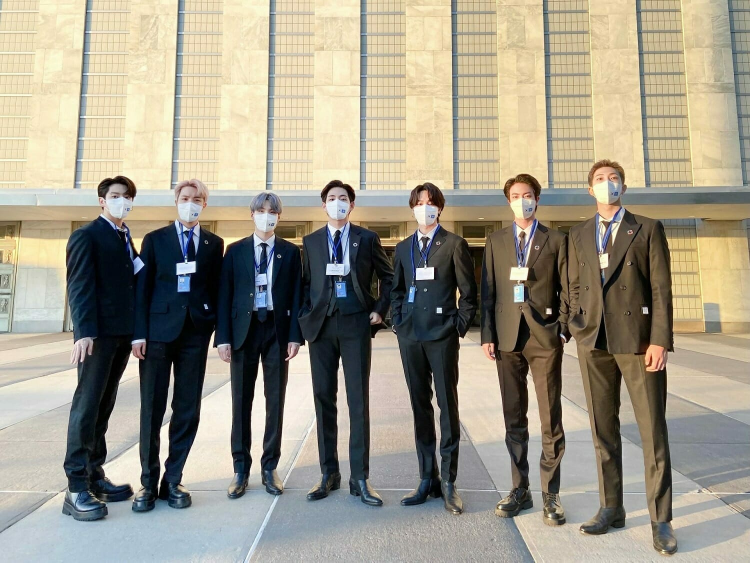
#> input picture BTS-UN.jpeg, 1500 x 1125 px, given in place of the camera (shown at 1/2 size)
$ python camera.py
#> lines starting #> are read from the running program, lines starting #| are printed output that depends on the picture; after the words box and inside, x2 and y2 are one past the last pixel; in counts of white or black regions, pixels touching at a corner belong together
#Source: https://automaticaddison.com/real-time-object-tracking-using-opencv-and-a-webcam/

#!/usr/bin/env python

'''
Welcome to the Object Tracking Program!

Using real-time streaming video from your built-in webcam, this program:
  - Creates a bounding box around a moving object
  - Calculates the coordinates of the centroid of the object
  - Tracks the centroid of the object

Author:
  - Addison Sears-Collins
  - https://automaticaddison.com
'''

from __future__ import print_function # Python 2/3 compatibility
import cv2 # Import the OpenCV library
import numpy as np # Import Numpy library

# Project: Object Tracking
# Author: Addison Sears-Collins
# Website: https://automaticaddison.com
# Date created: 06/13/2020
# Python version: 3.7

def main():
    """
    Main method of the program.
    """

    # Create a VideoCapture object
    cap = cv2.VideoCapture(0)

    # Create the background subtractor object
    # Use the last 700 video frames to build the background
    back_sub = cv2.createBackgroundSubtractorMOG2(history=700,
        varThreshold=25, detectShadows=True)

    # Create kernel for morphological operation
    # You can tweak the dimensions of the kernel
    # e.g. instead of 20,20 you can try 30,30.
    kernel = np.ones((20,20),np.uint8)

    while(True):

        # Capture frame-by-frame
        # This method returns True/False as well
        # as the video frame.
        ret, frame = cap.read()
#> frame is the input picture: shape (1125, 1500, 3); mean B, G, R 135.2, 151.3, 157.1

        # Use every frame to calculate the foreground mask and update
        # the background
        fg_mask = back_sub.apply(frame)
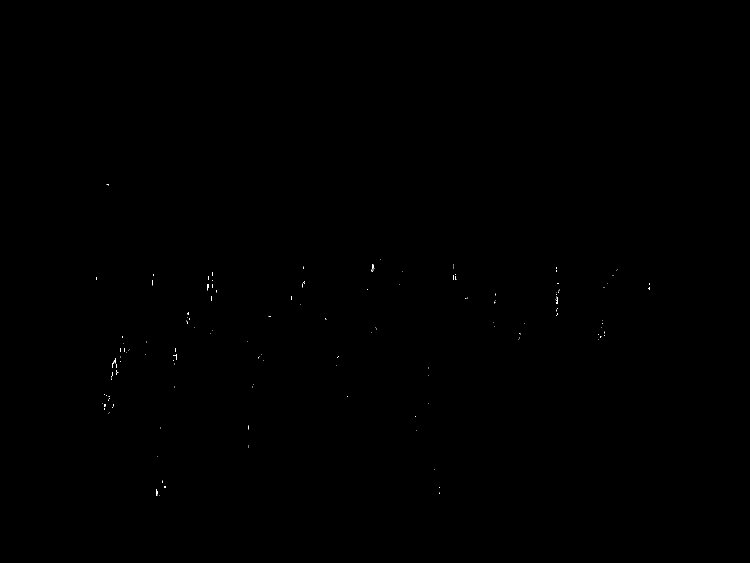
#> fg_mask: shape (1125, 1500) (shown at 1/2 size); values 127 (black) and 255 (white), 0.04% white in thin lines or dots, all inside (x1, y1, x2, y2) = (192, 368, 1300, 992)

        # Close dark gaps in foreground object using closing
        fg_mask = cv2.morphologyEx(fg_mask, cv2.MORPH_CLOSE, kernel)
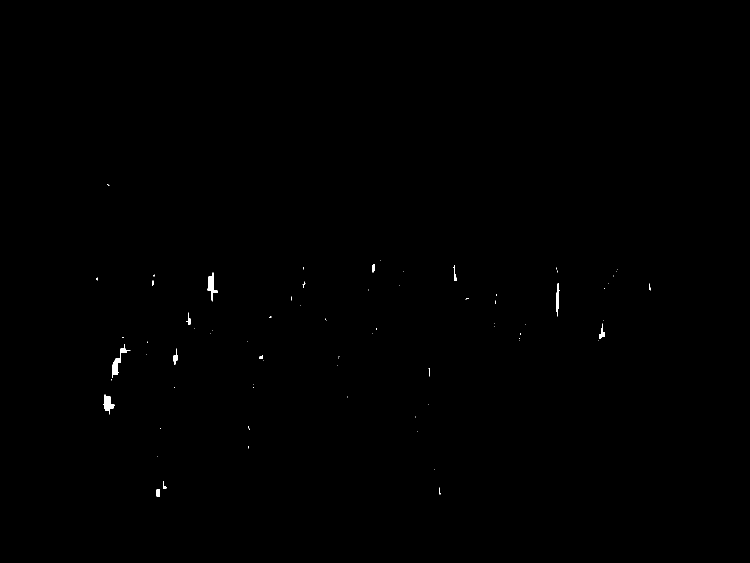
#> fg_mask: shape (1125, 1500) (shown at 1/2 size); values 127 (black) and 255 (white), 0.15% white; 74 white regions (59 under 20 px), largest, box (x1, y1, x2, y2) and area: (224, 688, 261, 756) 490, (206, 789, 229, 829) 413, (415, 545, 435, 603) 411

        # Remove salt and pepper noise with a median filter
        fg_mask = cv2.medianBlur(fg_mask, 5)
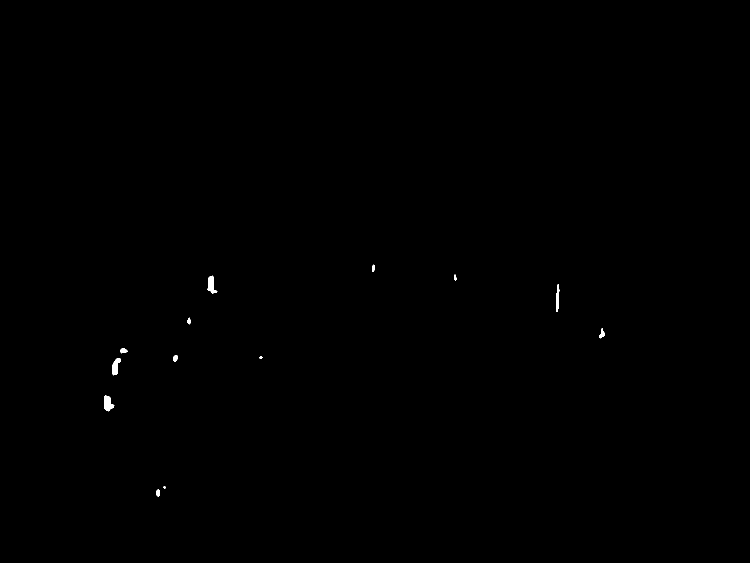
#> fg_mask: shape (1125, 1500) (shown at 1/2 size); values 127 (black) and 255 (white), 0.11% white; 13 white regions (1 under 20 px), largest, box (x1, y1, x2, y2) and area: (208, 791, 229, 823) 399, (415, 551, 435, 588) 366, (225, 716, 242, 751) 341

        # Threshold the image to make it either black or white
        _, fg_mask = cv2.threshold(fg_mask,127,255,cv2.THRESH_BINARY)
#> fg_mask: shape (1125, 1500); 0.11% white; 13 white regions (1 under 20 px)

        # Find the index of the largest contour and draw bounding box
        fg_mask_bb = fg_mask
        contours, hierarchy = cv2.findContours(fg_mask_bb,cv2.RETR_TREE,cv2.CHAIN_APPROX_SIMPLE)[-2:]
#> contours = 13 contours, 2 with area under 20; largest, box (x1, y1, x2, y2) and area: (208, 791, 229, 823) 359, (415, 551, 435, 588) 322, (225, 716, 242, 751) 300, (1113, 569, 1119, 624) 147, (1198, 657, 1210, 677) 96
        areas = [cv2.contourArea(c) for c in contours]
#> areas = [70, 12.5, 359, 300, 18.5, 73.5, 92.5, 95.5, 47, 147, 322, 34, 45.5]

        # If there are no countours
        if len(areas) < 1:

            # Display the resulting frame
            cv2.imshow('frame',frame)

            # If "q" is pressed on the keyboard,
            # exit this loop
            if cv2.waitKey(1) & 0xFF == ord('q'):
                break

            # Go to the top of the while loop
            continue

        else:
            # Find the largest moving object in the image
            max_index = np.argmax(areas)
#> max_index = 2

        # Draw the bounding box
        cnt = contours[max_index]
#> cnt = contour of 32 points, box (x1, y1, x2, y2) (208, 791, 229, 823), area 359
        x,y,w,h = cv2.boundingRect(cnt)
#> x = 208; y = 791; w = 21; h = 32
        cv2.rectangle(frame,(x,y),(x+w,y+h),(0,255,0),3)
#> frame: shape (1125, 1500, 3); 0.03% of pixels changed, all inside (x1, y1, x2, y2) = (206, 789, 232, 826)

        # Draw circle in the center of the bounding box
        x2 = x + int(w/2)
#> x2 = 218
        y2 = y + int(h/2)
#> y2 = 807
        cv2.circle(frame,(x2,y2),4,(0,255,0),-1)
#> frame: shape (1125, 1500, 3); mean B, G, R 135.2, 151.4, 157.1

        # Print the centroid coordinates (we'll use the center of the
        # bounding box) on the image
        text = "x: " + str(x2) + ", y: " + str(y2)
#> text = 'x: 218, y: 807'
        cv2.putText(frame, text, (x2 - 10, y2 - 10),
            cv2.FONT_HERSHEY_SIMPLEX, 0.5, (0, 255, 0), 2)
#> frame: shape (1125, 1500, 3); mean B, G, R 135.1, 151.4, 157

        # Display the resulting frame
        cv2.imshow('frame',frame)

        # If "q" is pressed on the keyboard,
        # exit this loop
        if cv2.waitKey(1) & 0xFF == ord('q'):
#> (key q is pressed here)
            break

    # Close down the video stream
    cap.release()
    cv2.destroyAllWindows()

if __name__ == '__main__':
    print(__doc__)
    main()
